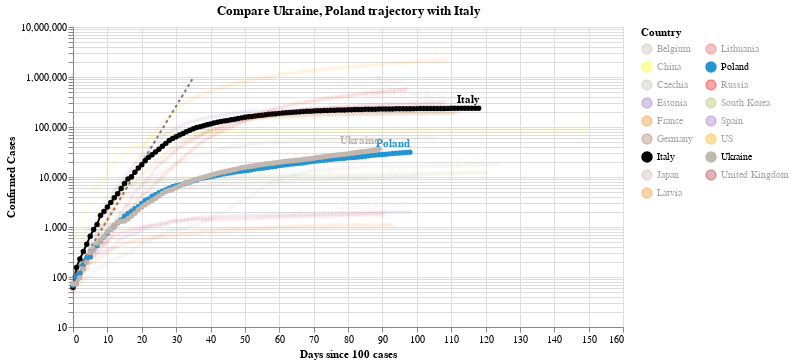

Notebook code cell kept with this figure:
### Code cell
#hide_input
chart2 = make_since_chart(dff2, ['Ukraine', 'Poland'], baseline_countries)
chart2

### Figure 1 — Vega-Lite specification as saved in the notebook (floating-point values rounded to 4 significant figures; data arrays with more than 128 entries replaced by an {"elided": "..."} marker saying what was removed)
{"config": {"view": {"continuousWidth": 400, "continuousHeight": 300}}, "layer": [{"data": {"name": "data-628230001892d6798b50651be41d1b3e"}, "mark": {"type": "line", "color": "black", "opacity": 0.5, "strokeDash": [3, 3]}, "encoding": {"x": {"type": "quantitative", "field": "Days since 100 cases"}, "y": {"type": "quantitative", "field": "Confirmed Cases"}}}, {"data": {"name": "data-d9fd48fad630243315015e8b3693fda8"}, "mark": {"type": "line", "point": true}, "encoding": {"color": {"type": "nominal", "field": "Country", "legend": {"columns": 2}, "scale": {"domain": ["Belgium", "China", "Czechia", "Estonia", "France", "Germany", "Italy", "Japan", "Latvia", "Lithuania", "Poland", "Russia", "South Korea", "Spain", "US", "Ukraine", "United Kingdom"], "range": ["#C1B7AD", "yellow", "#C1B7AD", "#9467bd", "#F58518", "#9D755D", "black", "#C1B7AD", "#F58518", "#E45756", "#2495D3", "red", "#A1BA59", "#9467bd", "orange", "#C1B7AD", "brown"]}}, "opacity": {"condition": {"value": 1, "selection": "selector003"}, "value": 0.05}, "tooltip": [{"type": "nominal", "field": "Country"}, {"type": "temporal", "field": "Date"}, {"type": "quantitative", "field": "Confirmed Cases"}, {"type": "quantitative", "field": "Days since 100 cases"}], "x": {"type": "quantitative", "field": "Days since 100 cases"}, "y": {"type": "quantitative", "field": "Confirmed Cases", "scale": {"type": "log"}}}, "selection": {"selector003": {"type": "multi", "fields": ["Country"], "bind": "legend", "init": [{"Country": "Ukraine"}, {"Country": "Poland"}, {"Country": "Italy"}]}}, "width": 550}, {"data": {"name": "data-d9fd48fad630243315015e8b3693fda8"}, "mark": {"type": "text", "align": "right", "dy": -8, "fontWeight": "bold"}, "encoding": {"color": {"type": "nominal", "field": "Country", "legend": {"columns": 2}, "scale": {"domain": ["Belgium", "China", "Czechia", "Estonia", "France", "Germany", "Italy", "Japan", "Latvia", "Lithuania", "Poland", "Russia", "South Korea", "Spain", "US", "Ukraine", "United Kingdom"], "range": ["#C1B7AD", "yellow", "#C1B7AD", "#9467bd", "#F58518", "#9D755D", "black", "#C1B7AD", "#F58518", "#E45756", "#2495D3", "red", "#A1BA59", "#9467bd", "orange", "#C1B7AD", "brown"]}}, "opacity": {"condition": {"value": 1, "selection": "selector003"}, "value": 0.05}, "text": {"type": "nominal", "field": "Country"}, "tooltip": [{"type": "nominal", "field": "Country"}, {"type": "temporal", "field": "Date"}, {"type": "quantitative", "field": "Confirmed Cases"}, {"type": "quantitative", "field": "Days since 100 cases"}], "x": {"type": "quantitative", "field": "Days since 100 cases"}, "y": {"type": "quantitative", "field": "Confirmed Cases", "scale": {"type": "log"}}}, "transform": [{"filter": "(datum['Date'] >= 1592524800000)"}], "width": 550}], "title": "Compare Ukraine, Poland trajectory with Italy", "$schema": "https://vega.github.io/schema/vega-lite/v4.0.2.json", "datasets": {"data-628230001892d6798b50651be41d1b3e": [{"Days since 100 cases": 0, "Confirmed Cases": 100.0}, {"Days since 100 cases": 1, "Confirmed Cases": 130.0}, {"Days since 100 cases": 2, "Confirmed Cases": 169.0}, {"Days since 100 cases": 3, "Confirmed Cases": 219.7}, {"Days since 100 cases": 4, "Confirmed Cases": 285.6}, {"Days since 100 cases": 5, "Confirmed Cases": 371.3}, {"Days since 100 cases": 6, "Confirmed Cases": 482.7}, {"Days since 100 cases": 7, "Confirmed Cases": 627.5}, {"Days since 100 cases": 8, "Confirmed Cases": 815.7}, {"Days since 100 cases": 9, "Confirmed Cases": 1060.0}, {"Days since 100 cases": 10, "Confirmed Cases": 1379.0}, {"Days since 100 cases": 11, "Confirmed Cases": 1792.0}, {"Days since 100 cases": 12, "Confirmed Cases": 2330.0}, {"Days since 100 cases": 13, "Confirmed Cases": 3029.0}, {"Days since 100 cases": 14, "Confirmed Cases": 3937.0}, {"Days since 100 cases": 15, "Confirmed Cases": 5119.0}, {"Days since 100 cases": 16, "Confirmed Cases": 6654.0}, {"Days since 100 cases": 17, "Confirmed Cases": 8650.0}, {"Days since 100 cases": 18, "Confirmed Cases": 11250.0}, {"Days since 100 cases": 19, "Confirmed Cases": 14620.0}, {"Days since 100 cases": 20, "Confirmed Cases": 19000.0}, {"Days since 100 cases": 21, "Confirmed Cases": 24710.0}, {"Days since 100 cases": 22, "Confirmed Cases": 32120.0}, {"Days since 100 cases": 23, "Confirmed Cases": 41750.0}, {"Days since 100 cases": 24, "Confirmed Cases": 54280.0}, {"Days since 100 cases": 25, "Confirmed Cases": 70560.0}, {"Days since 100 cases": 26, "Confirmed Cases": 91730.0}, {"Days since 100 cases": 27, "Confirmed Cases": 119300.0}, {"Days since 100 cases": 28, "Confirmed Cases": 155000.0}, {"Days since 100 cases": 29, "Confirmed Cases": 201500.0}, {"Days since 100 cases": 30, "Confirmed Cases": 262000.0}, {"Days since 100 cases": 31, "Confirmed Cases": 340600.0}, {"Days since 100 cases": 32, "Confirmed Cases": 442800.0}, {"Days since 100 cases": 33, "Confirmed Cases": 575600.0}, {"Days since 100 cases": 34, "Confirmed Cases": 748300.0}, {"Days since 100 cases": 35, "Confirmed Cases": 972800.0}], "data-d9fd48fad630243315015e8b3693fda8": {"elided": "1849 records"}}}
